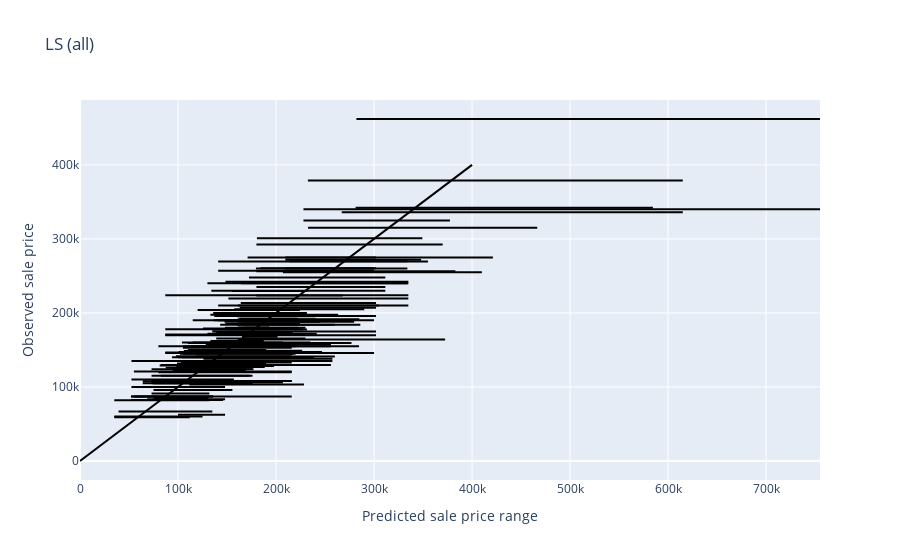

This figure's notebook cell:
### Code cell
plot_prediction_range(cart_val_pred_perturbed, 'LS (all)', sample_index=val_sample_id)

### Figure 1 — Plotly figure (JSON) as saved in the notebook; plotly's stock layout.template omitted (floating-point values rounded to 4 significant figures)
{"data": [{"line": {"color": "black"}, "mode": "lines", "showlegend": false, "type": "scatter", "x": [160000, 240000], "y": [195500, 195500]}, {"line": {"color": "black"}, "mode": "lines", "showlegend": false, "type": "scatter", "x": [135000, 302000], "y": [175000, 175000]}, {"line": {"color": "black"}, "mode": "lines", "showlegend": false, "type": "scatter", "x": [164500, 334000], "y": [240000, 240000]}, {"line": {"color": "black"}, "mode": "lines", "showlegend": false, "type": "scatter", "x": [161000, 285000], "y": [191500, 191500]}, {"line": {"color": "black"}, "mode": "lines", "showlegend": false, "type": "scatter", "x": [148400, 224500], "y": [185000, 185000]}, {"line": {"color": "black"}, "mode": "lines", "showlegend": false, "type": "scatter", "x": [149900, 204000], "y": [178000, 178000]}, {"line": {"color": "black"}, "mode": "lines", "showlegend": false, "type": "scatter", "x": [161500, 193000], "y": [180400, 180400]}, {"line": {"color": "black"}, "mode": "lines", "showlegend": false, "type": "scatter", "x": [161000, 372500], "y": [164000, 164000]}, {"line": {"color": "black"}, "mode": "lines", "showlegend": false, "type": "scatter", "x": [135000, 284700], "y": [155000, 155000]}, {"line": {"color": "black"}, "mode": "lines", "showlegend": false, "type": "scatter", "x": [141000, 335000], "y": [210000, 210000]}, {"line": {"color": "black"}, "mode": "lines", "showlegend": false, "type": "scatter", "x": [180000, 311500], "y": [235000, 235000]}, {"line": {"color": "black"}, "mode": "lines", "showlegend": false, "type": "scatter", "x": [180000, 370000], "y": [292500, 292500]}, {"line": {"color": "black"}, "mode": "lines", "showlegend": false, "type": "scatter", "x": [150000, 278000], "y": [190000, 190000]}, {"line": {"color": "black"}, "mode": "lines", "showlegend": false, "type": "scatter", "x": [133000, 263400], "y": [197500, 197500]}, {"line": {"color": "black"}, "mode": "lines", "showlegend": false, "type": "scatter", "x": [87500, 176000], "y": [126000, 126000]}, {"line": {"color": "black"}, "mode": "lines", "showlegend": false, "type": "scatter", "x": [75000, 155500], "y": [96000, 96000]}, {"line": {"color": "black"}, "mode": "lines", "showlegend": false, "type": "scatter", "x": [75000, 136500], "y": [105500, 105500]}, {"line": {"color": "black"}, "mode": "lines", "showlegend": false, "type": "scatter", "x": [94750, 169000], "y": [123000, 123000]}, {"line": {"color": "black"}, "mode": "lines", "showlegend": false, "type": "scatter", "x": [106000, 210000], "y": [148500, 148500]}, {"line": {"color": "black"}, "mode": "lines", "showlegend": false, "type": "scatter", "x": [110000, 226700], "y": [148800, 148800]}, {"line": {"color": "black"}, "mode": "lines", "showlegend": false, "type": "scatter", "x": [282000, 755000], "y": [462000, 462000]}, {"line": {"color": "black"}, "mode": "lines", "showlegend": false, "type": "scatter", "x": [228000, 377426], "y": [325000, 325000]}, {"line": {"color": "black"}, "mode": "lines", "showlegend": false, "type": "scatter", "x": [179900, 383000], "y": [256300, 256300]}, {"line": {"color": "black"}, "mode": "lines", "showlegend": false, "type": "scatter", "x": [209500, 421250], "y": [275000, 275000]}, {"line": {"color": "black"}, "mode": "lines", "showlegend": false, "type": "scatter", "x": [232500, 615000], "y": [379000, 379000]}, {"line": {"color": "black"}, "mode": "lines", "showlegend": false, "type": "scatter", "x": [281213, 584500], "y": [342000, 342000]}, {"line": {"color": "black"}, "mode": "lines", "showlegend": false, "type": "scatter", "x": [137000, 241500], "y": [196000, 196000]}, {"line": {"color": "black"}, "mode": "lines", "showlegend": false, "type": "scatter", "x": [165400, 201490], "y": [167800, 167800]}, {"line": {"color": "black"}, "mode": "lines", "showlegend": false, "type": "scatter", "x": [104000, 207000], "y": [160200, 160200]}, {"line": {"color": "black"}, "mode": "lines", "showlegend": false, "type": "scatter", "x": [160000, 286000], "y": [184100, 184100]}, {"line": {"color": "black"}, "mode": "lines", "showlegend": false, "type": "scatter", "x": [139000, 230000], "y": [165500, 165500]}, {"line": {"color": "black"}, "mode": "lines", "showlegend": false, "type": "scatter", "x": [162900, 222000], "y": [192000, 192000]}, {"line": {"color": "black"}, "mode": "lines", "showlegend": false, "type": "scatter", "x": [147900, 230000], "y": [180000, 180000]}, {"line": {"color": "black"}, "mode": "lines", "showlegend": false, "type": "scatter", "x": [228000, 755000], "y": [340000, 340000]}, {"line": {"color": "black"}, "mode": "lines", "showlegend": false, "type": "scatter", "x": [267000, 615000], "y": [336000, 336000]}, {"line": {"color": "black"}, "mode": "lines", "showlegend": false, "type": "scatter", "x": [184000, 302000], "y": [260400, 260400]}, {"line": {"color": "black"}, "mode": "lines", "showlegend": false, "type": "scatter", "x": [179500, 300000], "y": [260000, 260000]}, {"line": {"color": "black"}, "mode": "lines", "showlegend": false, "type": "scatter", "x": [172400, 311500], "y": [248000, 248000]}, {"line": {"color": "black"}, "mode": "lines", "showlegend": false, "type": "scatter", "x": [209000, 334000], "y": [260000, 260000]}, {"line": {"color": "black"}, "mode": "lines", "showlegend": false, "type": "scatter", "x": [161000, 305000], "y": [210000, 210000]}, {"line": {"color": "black"}, "mode": "lines", "showlegend": false, "type": "scatter", "x": [155000, 232000], "y": [229800, 229800]}, {"line": {"color": "black"}, "mode": "lines", "showlegend": false, "type": "scatter", "x": [102000, 241500], "y": [147000, 147000]}, {"line": {"color": "black"}, "mode": "lines", "showlegend": false, "type": "scatter", "x": [125500, 207000], "y": [179000, 179000]}, {"line": {"color": "black"}, "mode": "lines", "showlegend": false, "type": "scatter", "x": [87000, 229000], "y": [171000, 171000]}, {"line": {"color": "black"}, "mode": "lines", "showlegend": false, "type": "scatter", "x": [133000, 187500], "y": [162000, 162000]}, {"line": {"color": "black"}, "mode": "lines", "showlegend": false, "type": "scatter", "x": [109500, 161000], "y": [135000, 135000]}, {"line": {"color": "black"}, "mode": "lines", "showlegend": false, "type": "scatter", "x": [104900, 165250], "y": [131400, 131400]}, {"line": {"color": "black"}, "mode": "lines", "showlegend": false, "type": "scatter", "x": [98000, 188500], "y": [127000, 127000]}, {"line": {"color": "black"}, "mode": "lines", "showlegend": false, "type": "scatter", "x": [100000, 148000], "y": [62383, 62383]}, {"line": {"color": "black"}, "mode": "lines", "showlegend": false, "type": "scatter", "x": [100500, 246990], "y": [147110, 147110]}, {"line": {"color": "black"}, "mode": "lines", "showlegend": false, "type": "scatter", "x": [120000, 224500], "y": [204000, 204000]}, {"line": {"color": "black"}, "mode": "lines", "showlegend": false, "type": "scatter", "x": [180500, 349265], "y": [301000, 301000]}, {"line": {"color": "black"}, "mode": "lines", "showlegend": false, "type": "scatter", "x": [161000, 279700], "y": [188000, 188000]}, {"line": {"color": "black"}, "mode": "lines", "showlegend": false, "type": "scatter", "x": [141000, 300000], "y": [190000, 190000]}, {"line": {"color": "black"}, "mode": "lines", "showlegend": false, "type": "scatter", "x": [141000, 300000], "y": [256900, 256900]}, {"line": {"color": "black"}, "mode": "lines", "showlegend": false, "type": "scatter", "x": [134000, 311500], "y": [230000, 230000]}, {"line": {"color": "black"}, "mode": "lines", "showlegend": false, "type": "scatter", "x": [110000, 220000], "y": [135000, 135000]}, {"line": {"color": "black"}, "mode": "lines", "showlegend": false, "type": "scatter", "x": [128250, 256000], "y": [158000, 158000]}, {"line": {"color": "black"}, "mode": "lines", "showlegend": false, "type": "scatter", "x": [105000, 219500], "y": [147000, 147000]}, {"line": {"color": "black"}, "mode": "lines", "showlegend": false, "type": "scatter", "x": [93850, 177000], "y": [124000, 124000]}, {"line": {"color": "black"}, "mode": "lines", "showlegend": false, "type": "scatter", "x": [52000, 117000], "y": [82500, 82500]}, {"line": {"color": "black"}, "mode": "lines", "showlegend": false, "type": "scatter", "x": [52000, 135750], "y": [87000, 87000]}, {"line": {"color": "black"}, "mode": "lines", "showlegend": false, "type": "scatter", "x": [105000, 157900], "y": [128000, 128000]}, {"line": {"color": "black"}, "mode": "lines", "showlegend": false, "type": "scatter", "x": [98000, 216000], "y": [141500, 141500]}, {"line": {"color": "black"}, "mode": "lines", "showlegend": false, "type": "scatter", "x": [157500, 290000], "y": [205000, 205000]}, {"line": {"color": "black"}, "mode": "lines", "showlegend": false, "type": "scatter", "x": [110000, 189950], "y": [150000, 150000]}, {"line": {"color": "black"}, "mode": "lines", "showlegend": false, "type": "scatter", "x": [130000, 277000], "y": [159500, 159500]}, {"line": {"color": "black"}, "mode": "lines", "showlegend": false, "type": "scatter", "x": [82375, 257500], "y": [135000, 135000]}, {"line": {"color": "black"}, "mode": "lines", "showlegend": false, "type": "scatter", "x": [106900, 160500], "y": [131000, 131000]}, {"line": {"color": "black"}, "mode": "lines", "showlegend": false, "type": "scatter", "x": [73000, 148000], "y": [105000, 105000]}, {"line": {"color": "black"}, "mode": "lines", "showlegend": false, "type": "scatter", "x": [81300, 148000], "y": [107500, 107500]}, {"line": {"color": "black"}, "mode": "lines", "showlegend": false, "type": "scatter", "x": [35000, 112000], "y": [59000, 59000]}, {"line": {"color": "black"}, "mode": "lines", "showlegend": false, "type": "scatter", "x": [64000, 176000], "y": [105000, 105000]}, {"line": {"color": "black"}, "mode": "lines", "showlegend": false, "type": "scatter", "x": [130000, 241500], "y": [172000, 172000]}, {"line": {"color": "black"}, "mode": "lines", "showlegend": false, "type": "scatter", "x": [100000, 165250], "y": [128500, 128500]}, {"line": {"color": "black"}, "mode": "lines", "showlegend": false, "type": "scatter", "x": [105000, 216000], "y": [153000, 153000]}, {"line": {"color": "black"}, "mode": "lines", "showlegend": false, "type": "scatter", "x": [148400, 335000], "y": [242000, 242000]}, {"line": {"color": "black"}, "mode": "lines", "showlegend": false, "type": "scatter", "x": [103000, 216000], "y": [133000, 133000]}, {"line": {"color": "black"}, "mode": "lines", "showlegend": false, "type": "scatter", "x": [107500, 189950], "y": [132000, 132000]}, {"line": {"color": "black"}, "mode": "lines", "showlegend": false, "type": "scatter", "x": [126000, 257500], "y": [138000, 138000]}, {"line": {"color": "black"}, "mode": "lines", "showlegend": false, "type": "scatter", "x": [110000, 159950], "y": [132500, 132500]}, {"line": {"color": "black"}, "mode": "lines", "showlegend": false, "type": "scatter", "x": [103000, 159500], "y": [134800, 134800]}, {"line": {"color": "black"}, "mode": "lines", "showlegend": false, "type": "scatter", "x": [105000, 220000], "y": [144750, 144750]}, {"line": {"color": "black"}, "mode": "lines", "showlegend": false, "type": "scatter", "x": [105000, 220000], "y": [155000, 155000]}, {"line": {"color": "black"}, "mode": "lines", "showlegend": false, "type": "scatter", "x": [81300, 188000], "y": [128900, 128900]}, {"line": {"color": "black"}, "mode": "lines", "showlegend": false, "type": "scatter", "x": [99600, 161000], "y": [140000, 140000]}, {"line": {"color": "black"}, "mode": "lines", "showlegend": false, "type": "scatter", "x": [64000, 139500], "y": [107900, 107900]}, {"line": {"color": "black"}, "mode": "lines", "showlegend": false, "type": "scatter", "x": [73000, 132000], "y": [91300, 91300]}, {"line": {"color": "black"}, "mode": "lines", "showlegend": false, "type": "scatter", "x": [52500, 157000], "y": [110000, 110000]}, {"line": {"color": "black"}, "mode": "lines", "showlegend": false, "type": "scatter", "x": [105000, 207000], "y": [106000, 106000]}, {"line": {"color": "black"}, "mode": "lines", "showlegend": false, "type": "scatter", "x": [114000, 199500], "y": [146500, 146500]}, {"line": {"color": "black"}, "mode": "lines", "showlegend": false, "type": "scatter", "x": [105000, 198000], "y": [128500, 128500]}, {"line": {"color": "black"}, "mode": "lines", "showlegend": false, "type": "scatter", "x": [52000, 135750], "y": [87000, 87000]}, {"line": {"color": "black"}, "mode": "lines", "showlegend": false, "type": "scatter", "x": [118500, 260000], "y": [141000, 141000]}, {"line": {"color": "black"}, "mode": "lines", "showlegend": false, "type": "scatter", "x": [52500, 210000], "y": [135000, 135000]}, {"line": {"color": "black"}, "mode": "lines", "showlegend": false, "type": "scatter", "x": [116000, 177000], "y": [154000, 154000]}, {"line": {"color": "black"}, "mode": "lines", "showlegend": false, "type": "scatter", "x": [61500, 146000], "y": [82500, 82500]}, {"line": {"color": "black"}, "mode": "lines", "showlegend": false, "type": "scatter", "x": [115000, 278000], "y": [190000, 190000]}, {"line": {"color": "black"}, "mode": "lines", "showlegend": false, "type": "scatter", "x": [75000, 155000], "y": [105000, 105000]}, {"line": {"color": "black"}, "mode": "lines", "showlegend": false, "type": "scatter", "x": [75000, 216000], "y": [108000, 108000]}, {"line": {"color": "black"}, "mode": "lines", "showlegend": false, "type": "scatter", "x": [87000, 226750], "y": [178000, 178000]}, {"line": {"color": "black"}, "mode": "lines", "showlegend": false, "type": "scatter", "x": [110000, 190000], "y": [147000, 147000]}, {"line": {"color": "black"}, "mode": "lines", "showlegend": false, "type": "scatter", "x": [141000, 355000], "y": [269500, 269500]}, {"line": {"color": "black"}, "mode": "lines", "showlegend": false, "type": "scatter", "x": [139000, 217000], "y": [173000, 173000]}, {"line": {"color": "black"}, "mode": "lines", "showlegend": false, "type": "scatter", "x": [171000, 302000], "y": [275000, 275000]}, {"line": {"color": "black"}, "mode": "lines", "showlegend": false, "type": "scatter", "x": [114500, 210000], "y": [155000, 155000]}, {"line": {"color": "black"}, "mode": "lines", "showlegend": false, "type": "scatter", "x": [135000, 231500], "y": [177500, 177500]}, {"line": {"color": "black"}, "mode": "lines", "showlegend": false, "type": "scatter", "x": [163000, 302000], "y": [207000, 207000]}, {"line": {"color": "black"}, "mode": "lines", "showlegend": false, "type": "scatter", "x": [172500, 241500], "y": [191000, 191000]}, {"line": {"color": "black"}, "mode": "lines", "showlegend": false, "type": "scatter", "x": [135900, 231500], "y": [200000, 200000]}, {"line": {"color": "black"}, "mode": "lines", "showlegend": false, "type": "scatter", "x": [168000, 223000], "y": [180000, 180000]}, {"line": {"color": "black"}, "mode": "lines", "showlegend": false, "type": "scatter", "x": [179900, 268000], "y": [223500, 223500]}, {"line": {"color": "black"}, "mode": "lines", "showlegend": false, "type": "scatter", "x": [104000, 158000], "y": [140000, 140000]}, {"line": {"color": "black"}, "mode": "lines", "showlegend": false, "type": "scatter", "x": [207000, 410000], "y": [255000, 255000]}, {"line": {"color": "black"}, "mode": "lines", "showlegend": false, "type": "scatter", "x": [209500, 348000], "y": [272000, 272000]}, {"line": {"color": "black"}, "mode": "lines", "showlegend": false, "type": "scatter", "x": [130000, 335000], "y": [240000, 240000]}, {"line": {"color": "black"}, "mode": "lines", "showlegend": false, "type": "scatter", "x": [151400, 335000], "y": [219500, 219500]}, {"line": {"color": "black"}, "mode": "lines", "showlegend": false, "type": "scatter", "x": [136500, 266000], "y": [190000, 190000]}, {"line": {"color": "black"}, "mode": "lines", "showlegend": false, "type": "scatter", "x": [87000, 300000], "y": [145900, 145900]}, {"line": {"color": "black"}, "mode": "lines", "showlegend": false, "type": "scatter", "x": [73000, 216000], "y": [108000, 108000]}, {"line": {"color": "black"}, "mode": "lines", "showlegend": false, "type": "scatter", "x": [110000, 218000], "y": [159500, 159500]}, {"line": {"color": "black"}, "mode": "lines", "showlegend": false, "type": "scatter", "x": [75000, 131000], "y": [85000, 85000]}, {"line": {"color": "black"}, "mode": "lines", "showlegend": false, "type": "scatter", "x": [99000, 175000], "y": [131750, 131750]}, {"line": {"color": "black"}, "mode": "lines", "showlegend": false, "type": "scatter", "x": [80000, 216000], "y": [120000, 120000]}, {"line": {"color": "black"}, "mode": "lines", "showlegend": false, "type": "scatter", "x": [52500, 148000], "y": [99900, 99900]}, {"line": {"color": "black"}, "mode": "lines", "showlegend": false, "type": "scatter", "x": [111500, 228500], "y": [103500, 103500]}, {"line": {"color": "black"}, "mode": "lines", "showlegend": false, "type": "scatter", "x": [39300, 135000], "y": [67000, 67000]}, {"line": {"color": "black"}, "mode": "lines", "showlegend": false, "type": "scatter", "x": [55000, 216000], "y": [121000, 121000]}, {"line": {"color": "black"}, "mode": "lines", "showlegend": false, "type": "scatter", "x": [35000, 125000], "y": [60000, 60000]}, {"line": {"color": "black"}, "mode": "lines", "showlegend": false, "type": "scatter", "x": [87000, 169500], "y": [146500, 146500]}, {"line": {"color": "black"}, "mode": "lines", "showlegend": false, "type": "scatter", "x": [80000, 256000], "y": [155000, 155000]}, {"line": {"color": "black"}, "mode": "lines", "showlegend": false, "type": "scatter", "x": [93850, 194000], "y": [140000, 140000]}, {"line": {"color": "black"}, "mode": "lines", "showlegend": false, "type": "scatter", "x": [87000, 335000], "y": [224000, 224000]}, {"line": {"color": "black"}, "mode": "lines", "showlegend": false, "type": "scatter", "x": [73000, 176000], "y": [115000, 115000]}, {"line": {"color": "black"}, "mode": "lines", "showlegend": false, "type": "scatter", "x": [73000, 169000], "y": [123900, 123900]}, {"line": {"color": "black"}, "mode": "lines", "showlegend": false, "type": "scatter", "x": [82500, 173000], "y": [115000, 115000]}, {"line": {"color": "black"}, "mode": "lines", "showlegend": false, "type": "scatter", "x": [55000, 216000], "y": [87000, 87000]}, {"line": {"color": "black"}, "mode": "lines", "showlegend": false, "type": "scatter", "x": [82500, 256000], "y": [129850, 129850]}, {"line": {"color": "black"}, "mode": "lines", "showlegend": false, "type": "scatter", "x": [35000, 132000], "y": [82000, 82000]}, {"line": {"color": "black"}, "mode": "lines", "showlegend": false, "type": "scatter", "x": [102000, 217000], "y": [145000, 145000]}, {"line": {"color": "black"}, "mode": "lines", "showlegend": false, "type": "scatter", "x": [87000, 302000], "y": [170000, 170000]}, {"line": {"color": "black"}, "mode": "lines", "showlegend": false, "type": "scatter", "x": [143000, 260000], "y": [184000, 184000]}, {"line": {"color": "black"}, "mode": "lines", "showlegend": false, "type": "scatter", "x": [164000, 302000], "y": [213500, 213500]}, {"line": {"color": "black"}, "mode": "lines", "showlegend": false, "type": "scatter", "x": [214000, 334000], "y": [270000, 270000]}, {"line": {"color": "black"}, "mode": "lines", "showlegend": false, "type": "scatter", "x": [232698, 466500], "y": [315000, 315000]}, {"line": {"color": "black"}, "mode": "lines", "showlegend": false, "type": "scatter", "x": [126000, 239000], "y": [139000, 139000]}, {"line": {"color": "black"}, "mode": "lines", "showlegend": false, "type": "scatter", "x": [68500, 148000], "y": [83500, 83500]}, {"line": {"color": "black"}, "mode": "lines", "showlegend": false, "type": "scatter", "x": [115000, 235000], "y": [160000, 160000]}, {"line": {"color": "black"}, "mode": "lines", "showlegend": false, "type": "scatter", "x": [147500, 245000], "y": [188000, 188000]}, {"line": {"color": "black"}, "mode": "lines", "showlegend": false, "type": "scatter", "x": [140000, 302000], "y": [196000, 196000]}, {"line": {"color": "black"}, "mode": "lines", "showlegend": false, "type": "scatter", "x": [0, 400000], "y": [0, 400000]}], "layout": {"title": {"text": "LS (all)"}, "xaxis": {"title": {"text": "Predicted sale price range"}}, "yaxis": {"title": {"text": "Observed sale price"}}}}
